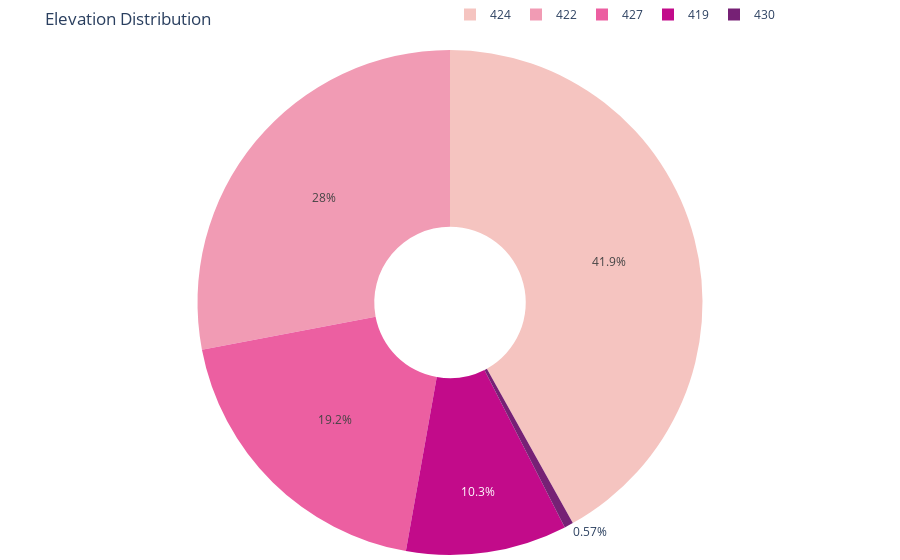

The notebook cell this image was saved under:
### Markdown cell above
Elevation

### Code cell
elev_stats()

### Figure 1 — Plotly figure (JSON) as saved in the notebook; plotly's stock layout.template omitted (floating-point values rounded to 4 significant figures)
{"data": [{"domain": {"x": [0, 1], "y": [0, 1]}, "hole": 0.3, "hovertemplate": "Elevation Range=%{label}<br>Percentage=%{value}<extra></extra>", "labels": [419, 422, 424, 427, 430], "legendgroup": "", "name": "", "showlegend": true, "type": "pie", "values": [10.31, 27.99, 41.92, 19.21, 0.5697]}], "layout": {"legend": {"orientation": "h", "tracegroupgap": 0, "x": 0.5, "y": 1.1}, "margin": {"b": 0, "l": 0, "r": 0, "t": 50}, "piecolorway": ["#f5c4c0", "#f19bb4", "#ec5fa1", "#c20b8a", "#762175"], "title": {"text": "Elevation Distribution"}}}
